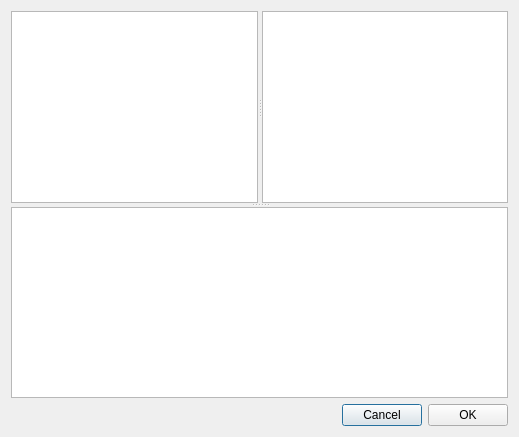
<?xml version="1.0" encoding="UTF-8"?>
<ui version="4.0">
 <class>Dialog</class>
 <widget class="QDialog" name="Dialog">
  <property name="geometry">
   <rect>
    <x>0</x>
    <y>0</y>
    <width>519</width>
    <height>437</height>
   </rect>
  </property>
  <property name="windowTitle">
   <string>Dialog</string>
  </property>
  <layout class="QVBoxLayout" name="verticalLayout">
   <item>
    <widget class="QSplitter" name="splitter_2">
     <property name="orientation">
      <enum>Qt::Vertical</enum>
     </property>
     <widget class="QSplitter" name="splitter">
      <property name="orientation">
       <enum>Qt::Horizontal</enum>
      </property>
      <widget class="QPlainTextEdit" name="plainTextEdit"/>
      <widget class="QPlainTextEdit" name="plainTextEdit_2"/>
     </widget>
     <widget class="QPlainTextEdit" name="plainTextEdit_3"/>
    </widget>
   </item>
   <item>
    <layout class="QHBoxLayout" name="horizontalLayout">
     <item>
      <spacer name="horizontalSpacer">
       <property name="orientation">
        <enum>Qt::Horizontal</enum>
       </property>
       <property name="sizeHint" stdset="0">
        <size>
         <width>40</width>
         <height>20</height>
        </size>
       </property>
      </spacer>
     </item>
     <item>
      <widget class="QPushButton" name="pushButton">
       <property name="text">
        <string>Cancel</string>
       </property>
      </widget>
     </item>
     <item>
      <widget class="QPushButton" name="pushButton_2">
       <property name="text">
        <string>OK</string>
       </property>
      </widget>
     </item>
    </layout>
   </item>
  </layout>
 </widget>
 <resources/>
 <connections/>
</ui>
